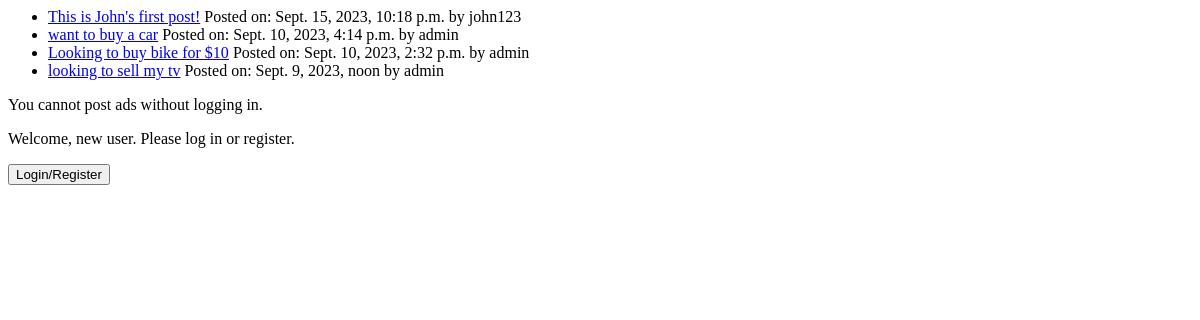
/classified_ads/, run on an earlier commit of the app's database.
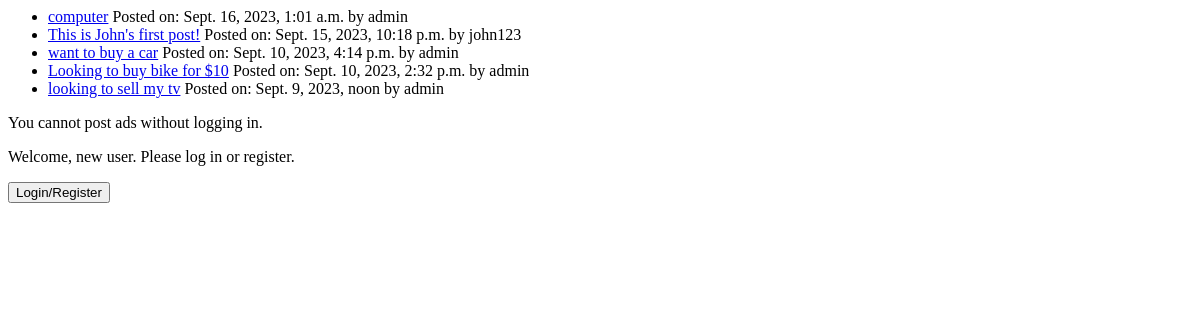
And on a later commit of the database.
### classified_ads/models.py (models this page shows, shortened)
class Postable(models.Model):
    text = models.CharField(max_length=1000)
    date_posted = models.DateTimeField()
    user = models.ForeignKey(
        auth_models.User, on_delete=models.SET_NULL, null=True)
    class Meta:
        abstract = True

class Ad(Postable):
    BUY = "Buy"
    SELL = "Sell"
    ad_type_choices = [
        (BUY, "Buy"),
        (SELL, "Sell")
    ]
    ad_type = models.CharField(
        max_length=4, choices=ad_type_choices)
    image = models.ImageField(
        null=True, default=None)

### classified_ads/views.py (the view)
# urls.py: path('', views.IndexView.as_view(), name="index"),
class IndexView(generic.ListView):
    template_name = 'classified_ads/index.html'
    context_object_name = 'latest_ads_list'
    def get_queryset(self):
        return Ad.objects.order_by("-date_posted")[:10]

### classified_ads/templates/classified_ads/index.html
{% load static %}
<link rel="stylesheet" href="{% static 'classified_ads/style.css' %}">
{% if latest_ads_list %}
<ul>
  {% for ad in latest_ads_list %}
  <li><a href="{% url 'classified_ads:detail' ad.id %}">{{ ad.text }}</a>
    Posted on: {{ ad.date_posted }} by {{ ad.user.username }}</li>
  {% endfor %}
</ul>
{% else %}
<p>No ads have been posted.</p>
{% endif %}
{% if user.is_authenticated %}
<form action="{% url 'classified_ads:post'%}" method="post" enctype="multipart/form-data">
  {% csrf_token %}
  <select name="ad_type" id="ad_type">
    <option value="Buy">Buy</option>
    <option value="Sell">Sell</option>
  </select>
  <br>
  <label for="post">Post:</label><br>
  <input type="text" id="post" name="post">
  <br>
  <label for="image">Upload an image:</label>
  <input type="file" id="image" name="image">
  <br>
  <input type="submit" value="Post ad">
</form>
{% else %}
You cannot post ads without logging in.
{% endif %}
{% if user.is_authenticated %}
<p>Welcome, {{ user.username }}. Thanks for logging in.</p>
<br>
<form action="{% url 'classified_ads:logout'%}">
  <input type="submit" value="Logout">
</form>
{% else %}
<p>Welcome, new user. Please log in or register.</p>
<form action="{% url 'classified_ads:login_register'%}">
  <input type="submit" value="Login/Register">
</form>
{% endif %}

What changed in the data, as far as the page shows it:
added Ad: text "computer", date_posted "Sept. 16, 2023, 1:01 a.m.", user.username "admin"
